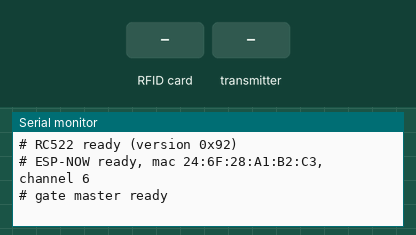
This sketch was run on a simulated ESP32. On the bench: the last lines printed to the serial monitor. Inputs (shaded band) come from the test bench.

Above: at 1.6 s.
1.7 s: RFID card 5E 7A 19 C4 held to the reader
At 2.7 s:
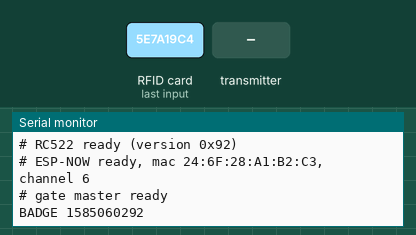
3.2 s: the transmitter starts sending kind = 0
At 3.51 s:
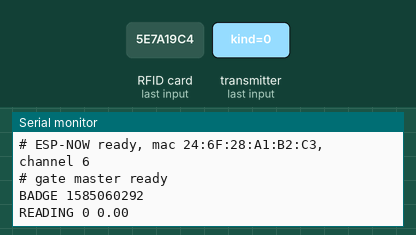
5.2 s: the transmitter starts sending severity = 0
At 5.51 s:
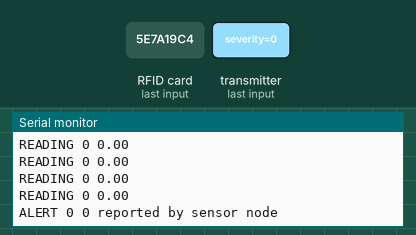
7.2 s: the transmitter starts sending severity = 1
At 7.51 s:
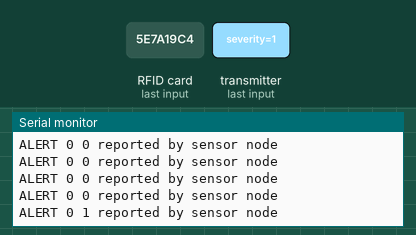

The sketch:

gate_master_v1.ino
```cpp
/*
  SafetyFirst — gate master (ESP32, USB-wired to the Raspberry Pi)

  Reads badges from an RC522 and forwards them to the Pi over USB serial.
  Also listens for ESP-NOW packets from the sensor nodes and forwards those
  down the same wire, so the Pi has one input to read instead of several.

  Line protocol — one message per line, verb first. This is what
  pi_app/serial_bridge.py parses; anything else is ignored, so ordinary
  debug printing is harmless.

      BADGE 0006238412
      ALERT gas critical fumes near the mixer
      READING gas 450 ppm

  Wiring (RC522 -> ESP32 38-pin), the VSPI defaults:

      3.3V -> 3V3       SDA/SS -> GPIO5     SCK  -> GPIO18
      GND  -> GND       MOSI   -> GPIO23    MISO -> GPIO19
                        RST    -> GPIO22    IRQ  -> unused

  RC522 runs at 3.3V. It is not 5V tolerant.

  Library: "MFRC522" by GithubCommunity (Arduino Library Manager).

  BADGE FORMAT — the important bit. The Pi's Python reader (SimpleMFRC522)
  turns a card UID into a decimal integer from the first four UID bytes,
  big-endian, and the worker records were created from those values (e.g.
  0006238412). This sketch reproduces that exactly, zero-padded to ten
  digits. Printing hex, or all seven bytes of a 7-byte UID, yields a string
  that matches no worker and reads at the gate as "badge not recognised" —
  a wrong answer that looks like a correct one.
*/

#include <SPI.h>
#include <MFRC522.h>
#include <WiFi.h>
#include <esp_now.h>

#define RC522_SS   5
#define RC522_RST  22

MFRC522 rfid(RC522_SS, RC522_RST);

// Same card ignored for this long after a read. Long enough that holding a
// badge against the reader is one scan, short enough that someone turned
// away for missing gear can fix it and present the same card again.
const unsigned long REPEAT_LOCKOUT_MS = 3000;

String lastUid = "";
unsigned long lastUidAt = 0;

/* What the sensor nodes send. Kept small and fixed-size: ESP-NOW carries at
   most 250 bytes and has no fragmentation. */
typedef struct {
  char  kind[16];      // "gas", "smoke", ...
  float value;         // raw reading
  char  unit[8];       // "ppm", "mV", "" if unitless
  char  severity[10];  // "" to let the Pi classify from the site thresholds
} SensorPacket;

/* First four UID bytes as a big-endian uint32, zero-padded to 10 digits —
   see the note at the top of this file. */
String uidToTag(const MFRC522::Uid &uid) {
  uint32_t value = 0;
  for (byte i = 0; i < 4 && i < uid.size; i++) {
    value = (value << 8) | uid.uidByte[i];
  }
  char buf[11];
  snprintf(buf, sizeof(buf), "%010lu", (unsigned long)value);
  return String(buf);
}

void onEspNowRecv(const esp_now_recv_info_t *info, const uint8_t *data, int len) {
  if (len != sizeof(SensorPacket)) {
    return;                       // not ours, or a version mismatch
  }
  SensorPacket pkt;
  memcpy(&pkt, data, sizeof(pkt));

  // Guarantee termination: a node that filled a field to the brim would
  // otherwise run past it and print whatever follows in memory.
  pkt.kind[sizeof(pkt.kind) - 1] = '\0';
  pkt.unit[sizeof(pkt.unit) - 1] = '\0';
  pkt.severity[sizeof(pkt.severity) - 1] = '\0';

  if (strlen(pkt.severity) > 0) {
    // The node already decided. Used for things it knows are critical
    // regardless of any threshold, like a hardware fault.
    Serial.printf("ALERT %s %s reported by sensor node\n", pkt.kind, pkt.severity);
  } else {
    // Raw value: the Pi classifies it against the site's configured
    // thresholds, so the same reading means the same thing whether it
    // arrives here or over HTTP.
    Serial.printf("READING %s %.2f %s\n", pkt.kind, pkt.value, pkt.unit);
  }
}

void setup() {
  Serial.begin(115200);
  delay(300);

  SPI.begin();                    // SCK 18, MISO 19, MOSI 23
  rfid.PCD_Init();
  delay(50);

  // Not a protocol line, so the Pi ignores it — but it tells a human with a
  // serial monitor that the reader is actually alive.
  byte version = rfid.PCD_ReadRegister(MFRC522::VersionReg);
  if (version == 0x00 || version == 0xFF) {
    Serial.println("# RC522 not responding - check wiring and that it is on 3.3V");
  } else {
    Serial.printf("# RC522 ready (version 0x%02X)\n", version);
  }

  // ESP-NOW needs the radio in station mode, but the master does not join a
  // network: it reaches the Pi over USB. Staying off Wi-Fi also avoids the
  // channel trap, where joining an AP moves the radio and silently strands
  // peers pinned to a different channel.
  WiFi.mode(WIFI_STA);
  WiFi.disconnect();

  if (esp_now_init() == ESP_OK) {
    esp_now_register_recv_cb(onEspNowRecv);
    Serial.printf("# ESP-NOW ready, mac %s, channel %d\n",
                  WiFi.macAddress().c_str(), WiFi.channel());
  } else {
    Serial.println("# ESP-NOW init failed - badges will still work");
  }

  Serial.println("# gate master ready");
}

void loop() {
  if (!rfid.PICC_IsNewCardPresent() || !rfid.PICC_ReadCardSerial()) {
    delay(50);
    return;
  }

  String tag = uidToTag(rfid.uid);
  unsigned long now = millis();

  // Dedupe on time as well as identity: keying on "different from last"
  // alone means the same badge can never be read twice in a row, so a
  // worker who fixes their gear and re-presents it is met with silence.
  if (tag != lastUid || now - lastUidAt >= REPEAT_LOCKOUT_MS) {
    Serial.print("BADGE ");
    Serial.println(tag);
    lastUid = tag;
    lastUidAt = now;
  }

  rfid.PICC_HaltA();
  rfid.PCD_StopCrypto1();
  delay(50);
}
```

Measured:
- after the input at 1.7 s, the serial monitor: prints a new line after 0.06 s (image 1)
- after the input at 3.2 s, the serial monitor: prints a new line at once (image 2)
- after the input at 5.2 s, the serial monitor: prints a new line at once (image 3)
- after the input at 7.2 s, the serial monitor: prints a new line at once (image 4)
